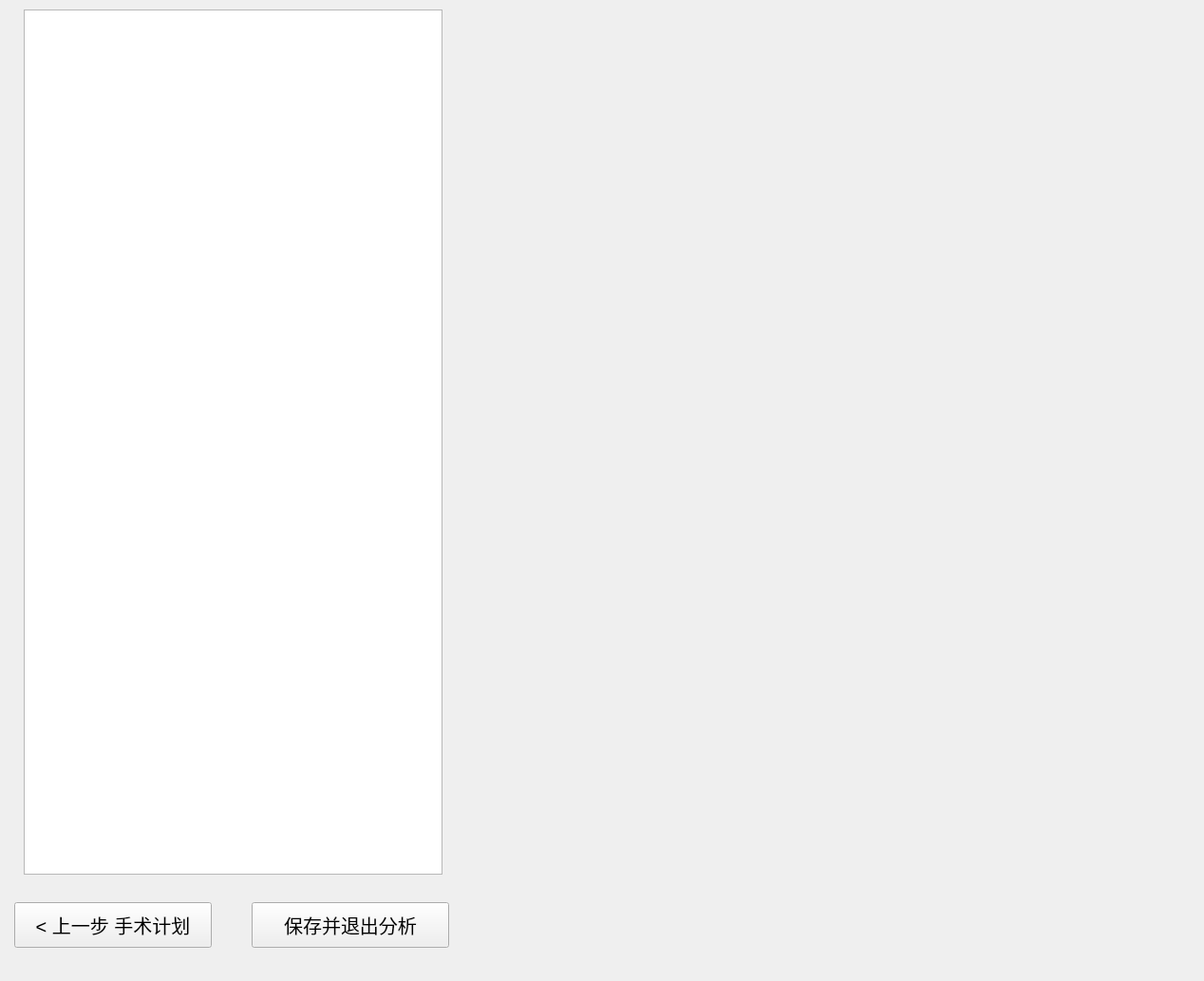
<?xml version="1.0" encoding="UTF-8"?>
<ui version="4.0">
 <class>qSlicerOutputBottomModuleWidget</class>
 <widget class="qSlicerWidget" name="qSlicerOutputBottomModuleWidget">
  <property name="geometry">
   <rect>
    <x>0</x>
    <y>0</y>
    <width>1268</width>
    <height>1033</height>
   </rect>
  </property>
  <property name="windowTitle">
   <string/>
  </property>
  <property name="styleSheet">
   <string notr="true"/>
  </property>
  <widget class="QWidget" name="widget_Output" native="true">
   <property name="geometry">
    <rect>
     <x>5</x>
     <y>0</y>
     <width>491</width>
     <height>1033</height>
    </rect>
   </property>
   <widget class="QListWidget" name="listWidget">
    <property name="geometry">
     <rect>
      <x>20</x>
      <y>10</y>
      <width>441</width>
      <height>911</height>
     </rect>
    </property>
    <property name="styleSheet">
     <string notr="true">QListWidget::item
{
    padding-left:40px;
    padding-right:40px;
}</string>
    </property>
    <property name="flow">
     <enum>QListView::TopToBottom</enum>
    </property>
   </widget>
   <widget class="QPushButton" name="btn_next">
    <property name="geometry">
     <rect>
      <x>260</x>
      <y>950</y>
      <width>208</width>
      <height>48</height>
     </rect>
    </property>
    <property name="font">
     <font>
      <pointsize>15</pointsize>
     </font>
    </property>
    <property name="text">
     <string>保存并退出分析</string>
    </property>
   </widget>
   <widget class="QPushButton" name="btn_preview">
    <property name="geometry">
     <rect>
      <x>10</x>
      <y>950</y>
      <width>208</width>
      <height>48</height>
     </rect>
    </property>
    <property name="font">
     <font>
      <pointsize>15</pointsize>
     </font>
    </property>
    <property name="styleSheet">
     <string notr="true"/>
    </property>
    <property name="text">
     <string>&lt; 上一步 手术计划</string>
    </property>
   </widget>
  </widget>
 </widget>
 <customwidgets>
  <customwidget>
   <class>qSlicerWidget</class>
   <extends>QWidget</extends>
   <header>qSlicerWidget.h</header>
   <container>1</container>
  </customwidget>
 </customwidgets>
 <resources/>
 <connections/>
</ui>
